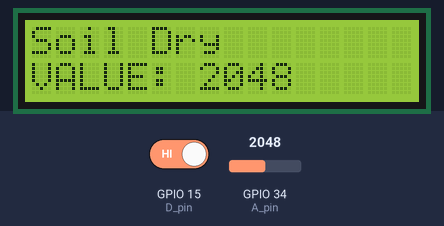
A sketch run on a simulated ESP32. Parts: 16×2 character LCD. The test bench sets the inputs (shaded band); at power-on: GPIO 15 (D_pin) HIGH, GPIO 34 (A_pin) = 2048.

Above: at 2.2 s.
2.3 s: GPIO 15 (D_pin) driven LOW
At 3.0 s:
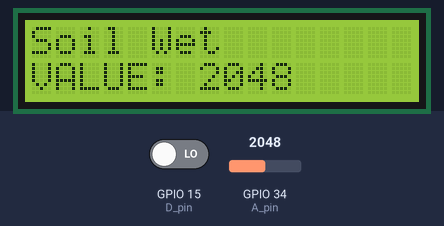
3.8 s: GPIO 34 (A_pin) set to 2866
At 4.8 s:
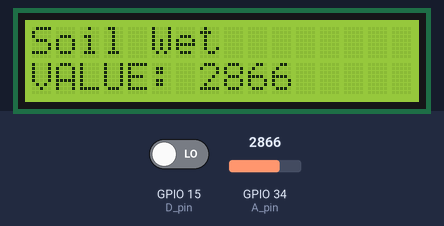
5.3 s: GPIO 34 (A_pin) set to 3603
At 6.1 s:
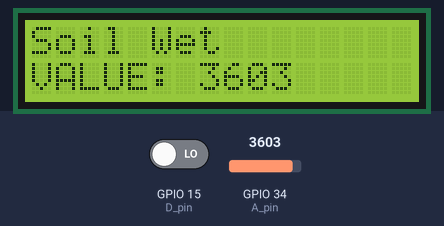
6.8 s: GPIO 15 (D_pin) driven HIGH
At 7.3 s:
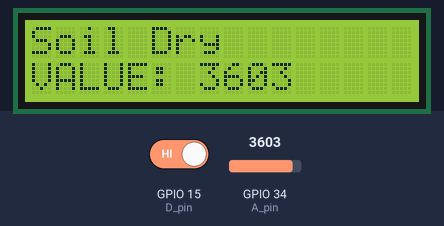
8.3 s: GPIO 34 (A_pin) set to 4095
At 8.6 s:
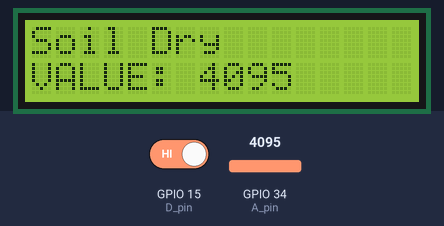
Timing chart, 0 to 10.8 s (numbered marks = the images above; inputs shaded):
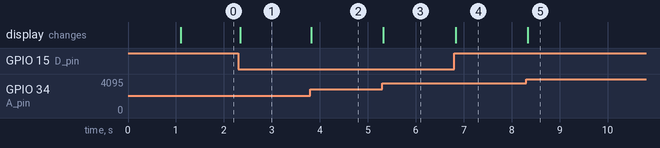

Measured:
- after the input at 2.3 s, the display: changes at once (image 1)
- after the input at 3.8 s, the display: changes at once (image 2)
- after the input at 5.3 s, the display: changes at once (image 3)
- after the input at 6.8 s, the display: changes at once (image 4)
- after the input at 8.3 s, the display: changes at once (image 5)

The sketch:

main.ino
```cpp
#include <LiquidCrystal_I2C.h>
#include <Wire.h>

LiquidCrystal_I2C lcd(0x27, 16, 2);


#define A_pin 34
#define D_pin 15

void setup() {
  // put your setup code here, to run once:

  Wire.begin(21, 22);
  Serial.begin(115200);

  lcd.init();
  lcd.backlight();


  pinMode(A_pin, INPUT);
  pinMode(D_pin, INPUT);

  lcd.setCursor(0, 0);
  lcd.print("Soil Moisture!");
  delay(1000);


  lcd.clear();

}

void loop() {
  // put your main code here, to run repeatedly:


  int sensorValue = analogRead(A_pin);
  int sensorState = digitalRead(D_pin);

  if(sensorState == LOW){

    lcd.setCursor(0, 0);
    lcd.print("Soil Wet");

    lcd.setCursor(0, 1);
    lcd.print("VALUE: ");
    lcd.print(sensorValue);


  }else{

    lcd.setCursor(0, 0);
    lcd.print("Soil Dry");

    lcd.setCursor(0, 1);
    lcd.print("VALUE: ");
    lcd.print(sensorValue);

  }

}
```
